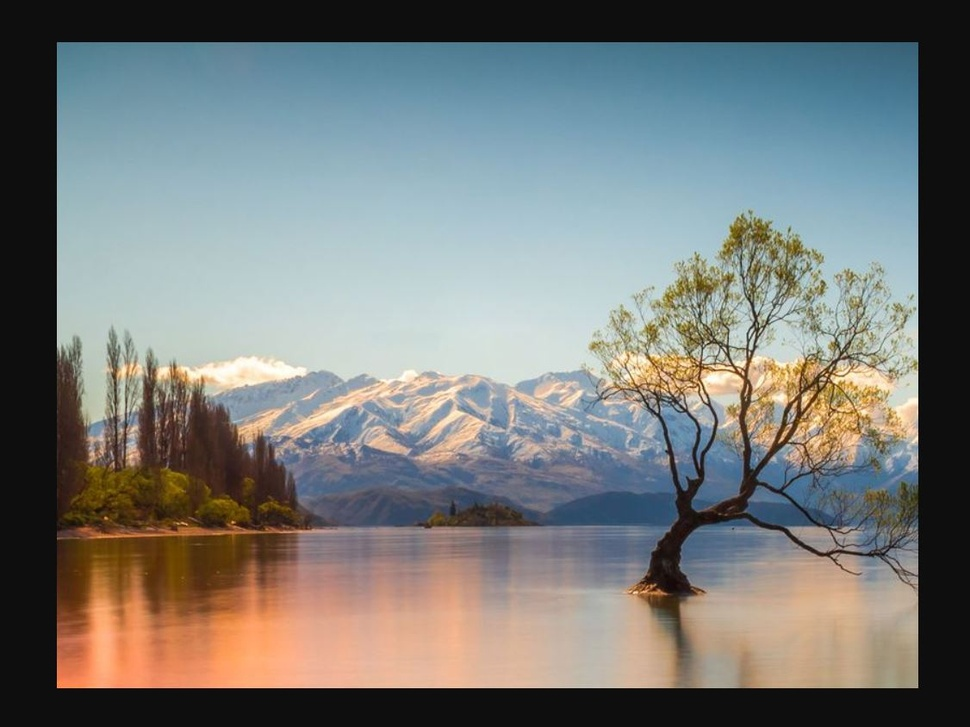
#> input picture labs/lab13/images/march17.JPG, 970 x 727 px, shrunk from 1126 x 844 before the run, found by its file name
$ python march23.py
#> lines starting #> are read from the running program, lines starting #| are printed output that depends on the picture
import numpy as np
import cv2

# convert image to grayscale
im_gray = cv2.imread('../labs/lab13/images/march17.jpg', cv2.IMREAD_GRAYSCALE)
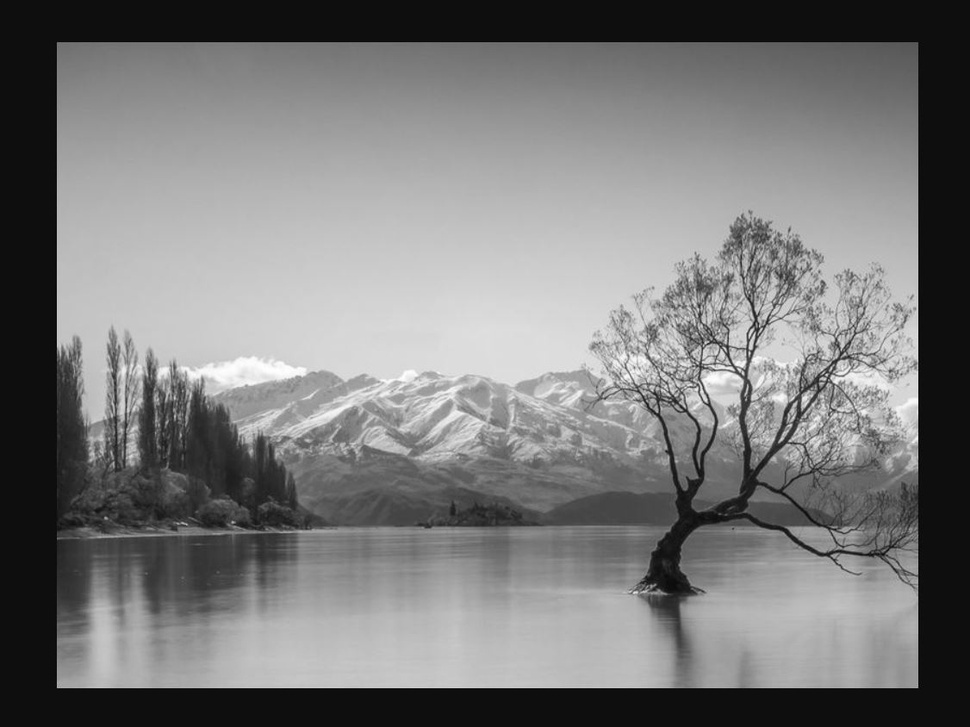
#> im_gray: shape (727, 970); min 0, max 255, mean 121.7

#
img2 = cv2.applyColorMap(im_gray, cv2.COLORMAP_HOT)
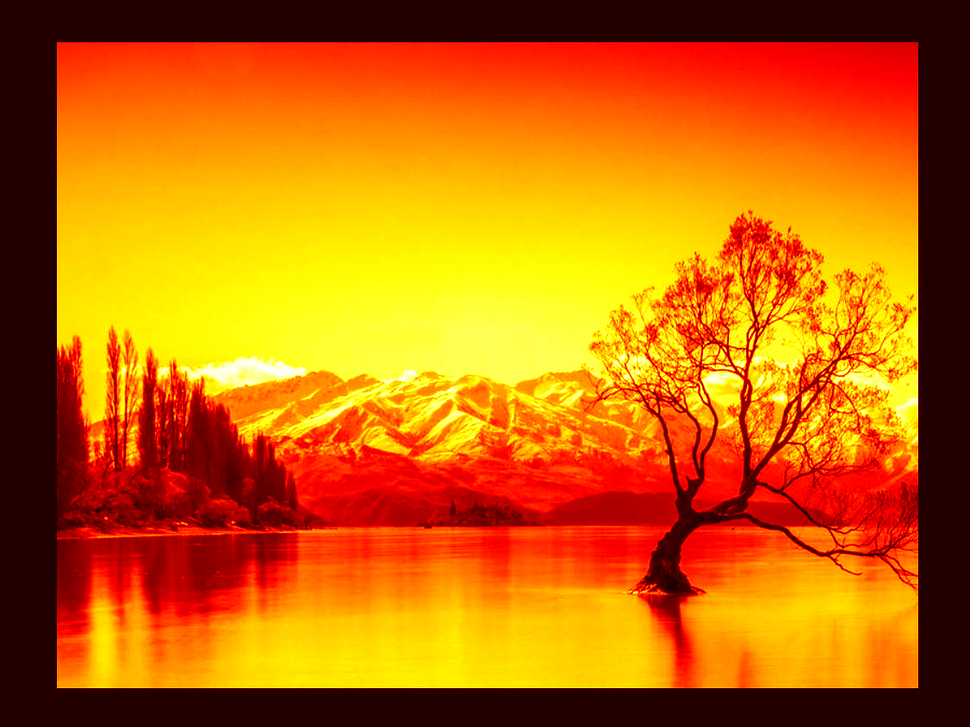
#> img2: shape (727, 970, 3); mean B, G, R 4.1, 103.5, 198.7

# use highgui to display image
cv2.imshow("MARCH 23", img2)

# keeps the image displayed
cv2.waitKey()

$ run again, with labs/lab13/images/march18.JPG copied over labs/lab13/images/march17.JPG
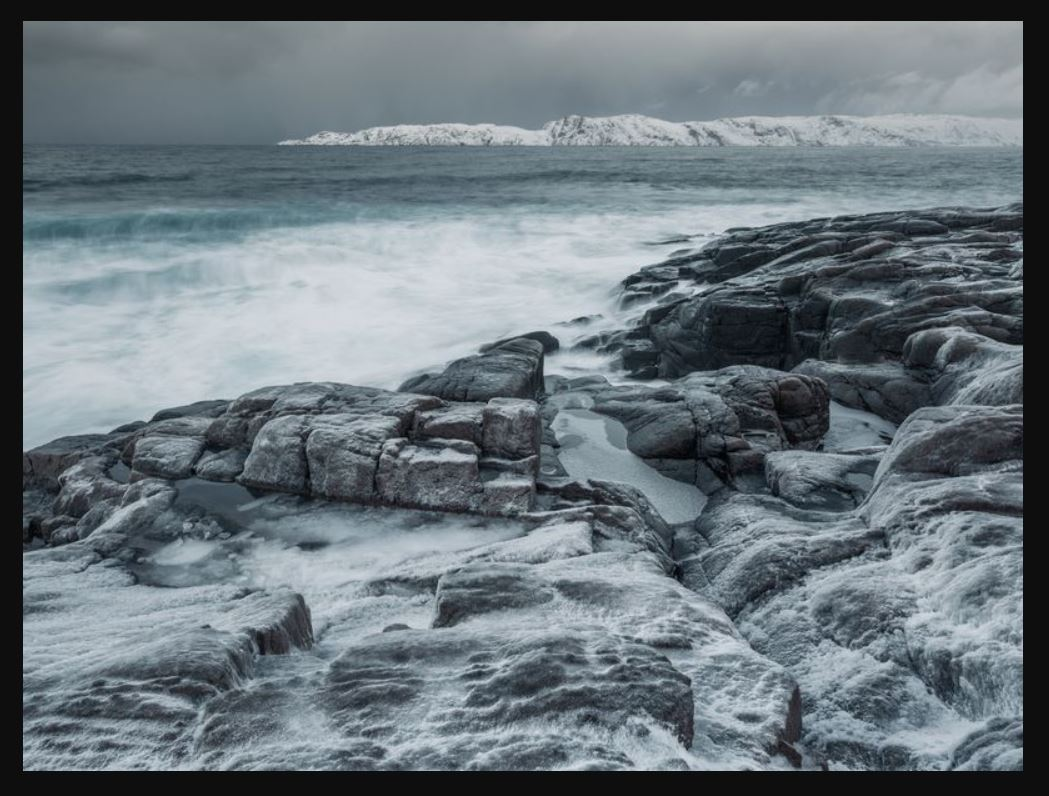
#> input picture labs/lab13/images/march18.JPG, 1049 x 796 px, found by its file name
#> `img2 = cv2.applyColorMap(im_gray, cv2.COLORMAP_HOT)`:
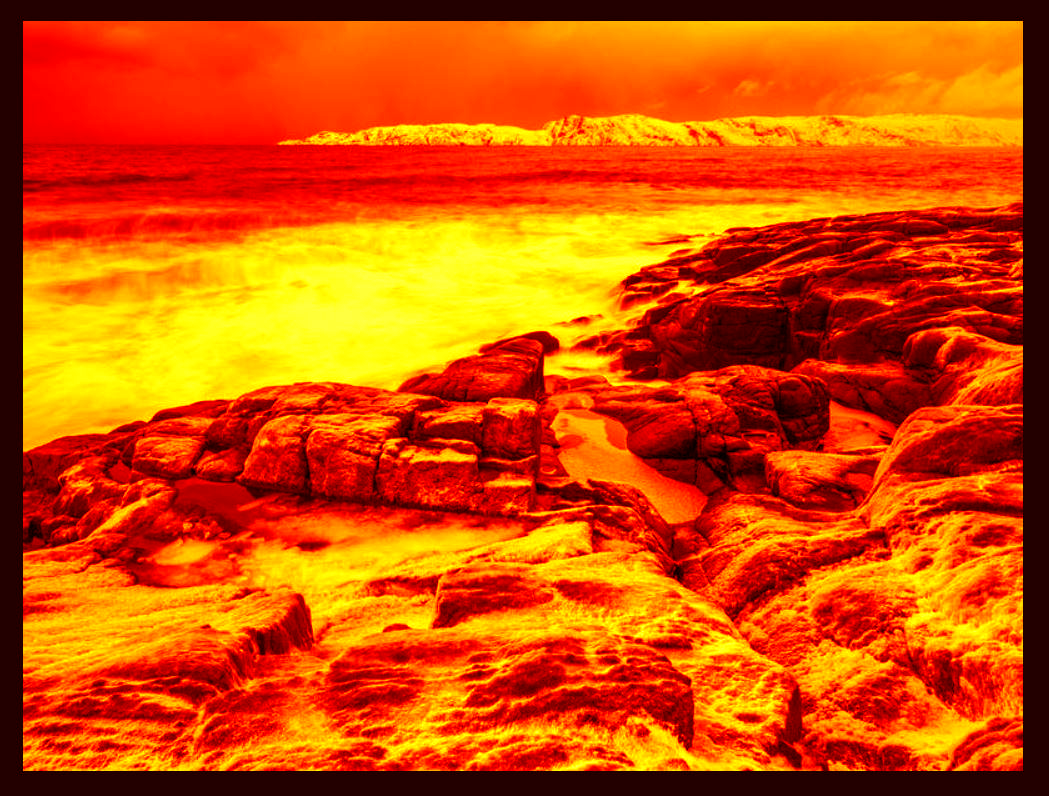
#> img2: shape (796, 1049, 3); mean B, G, R 1.1, 78.9, 209.1

$ run again, with labs/lab13/images/march21.JPG copied over labs/lab13/images/march17.JPG
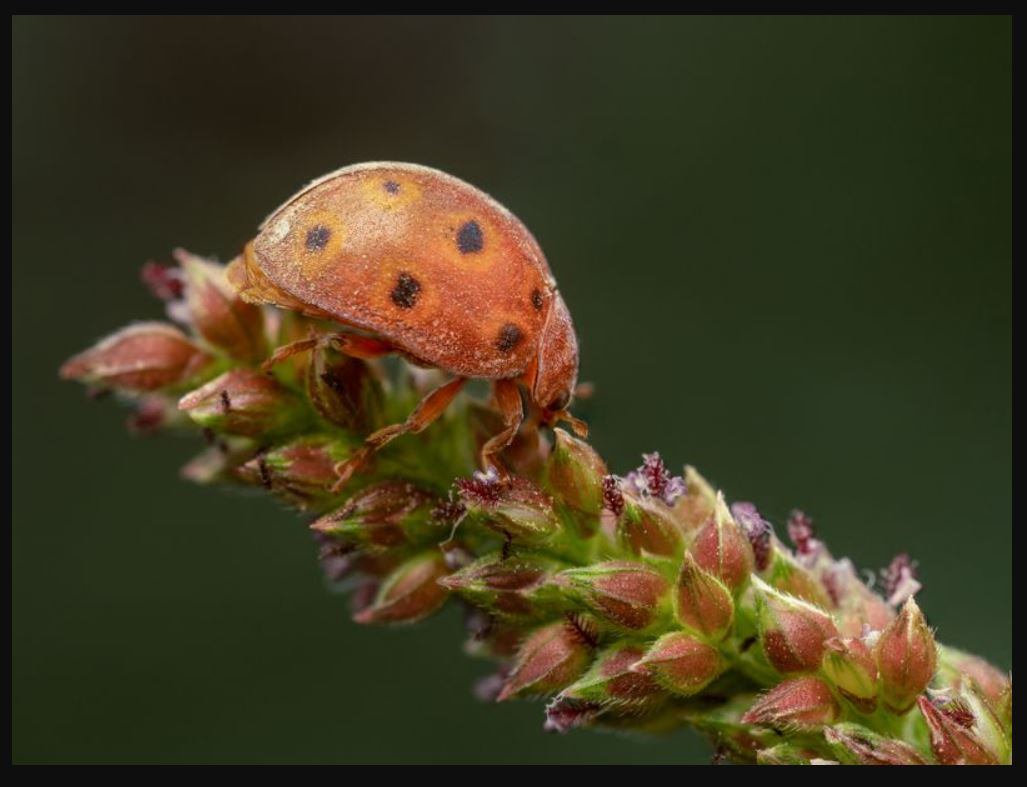
#> input picture labs/lab13/images/march21.JPG, 1027 x 787 px, found by its file name
#> `im_gray = cv2.imread('../labs/lab13/images/march17.jpg', cv2.IMREAD_GR..`:
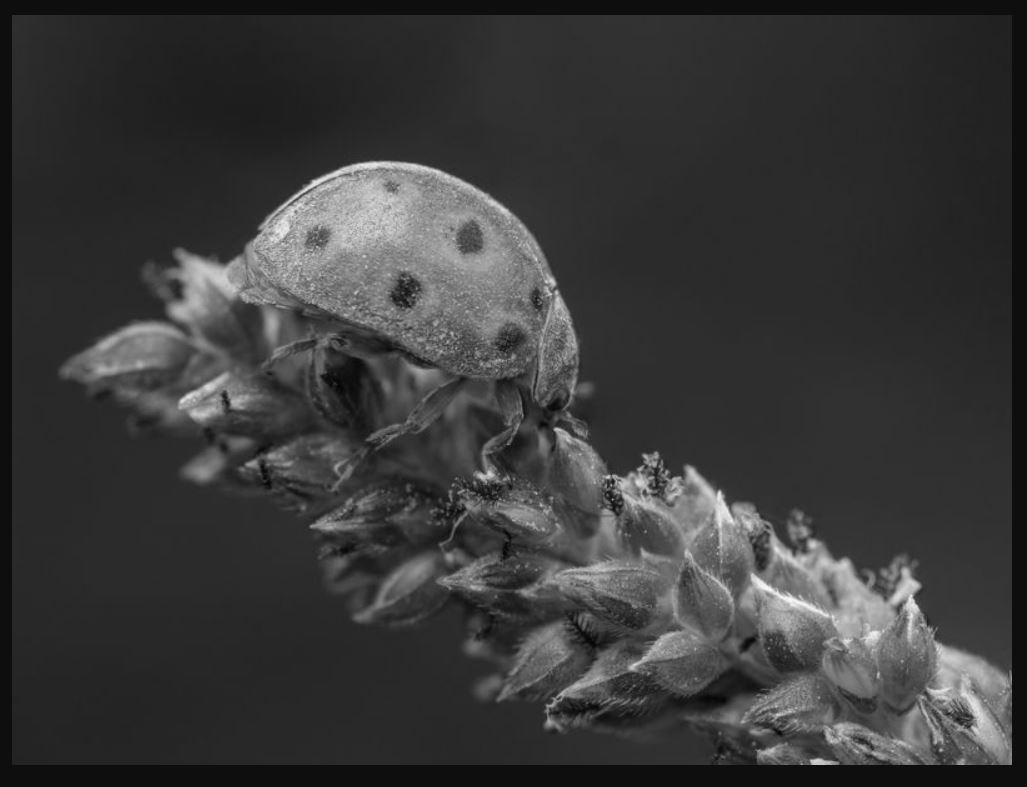
#> im_gray: shape (787, 1027); min 1, max 253, mean 57.7
#> `img2 = cv2.applyColorMap(im_gray, cv2.COLORMAP_HOT)`:
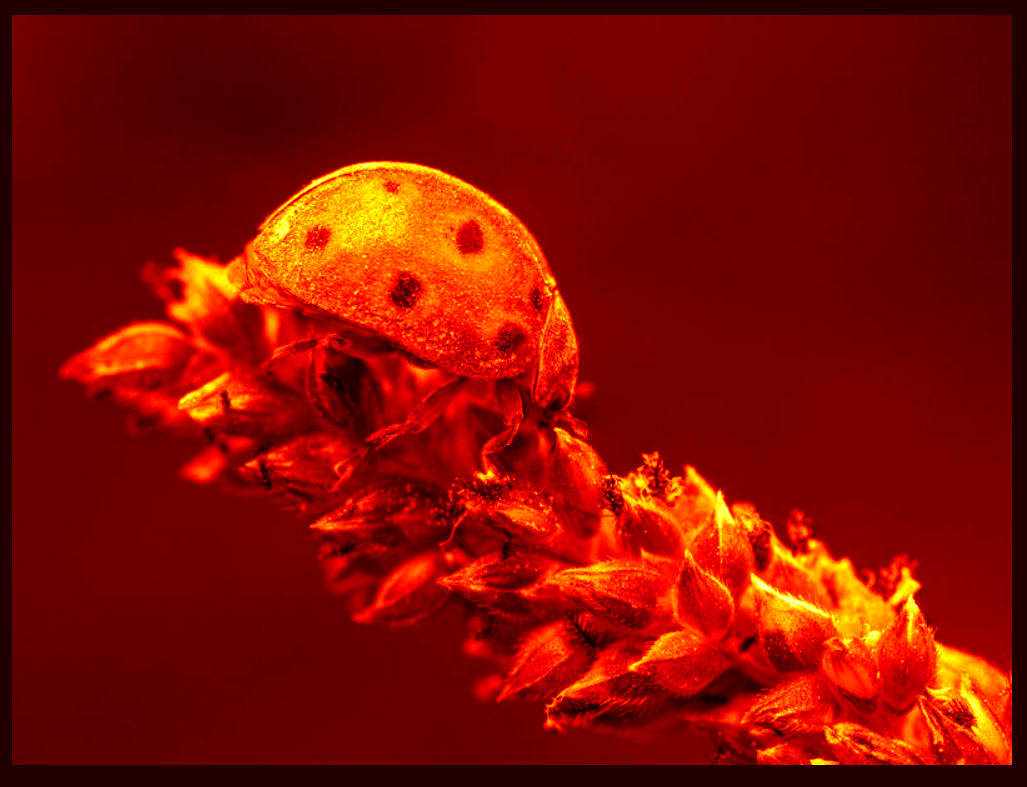
#> img2: shape (787, 1027, 3); mean B, G, R 0.2, 12.8, 131.3

$ run again, with labs/lab13/images/march23.JPG copied over labs/lab13/images/march17.JPG
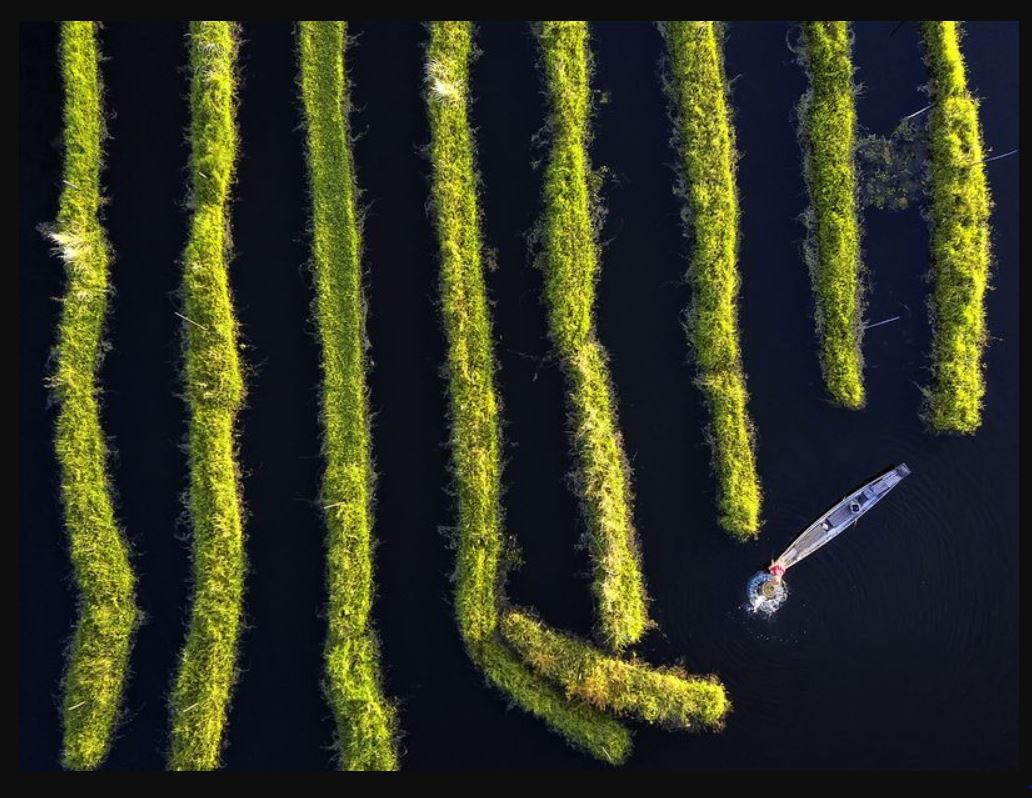
#> input picture labs/lab13/images/march23.JPG, 1032 x 798 px, found by its file name
#> `im_gray = cv2.imread('../labs/lab13/images/march17.jpg', cv2.IMREAD_GR..`:
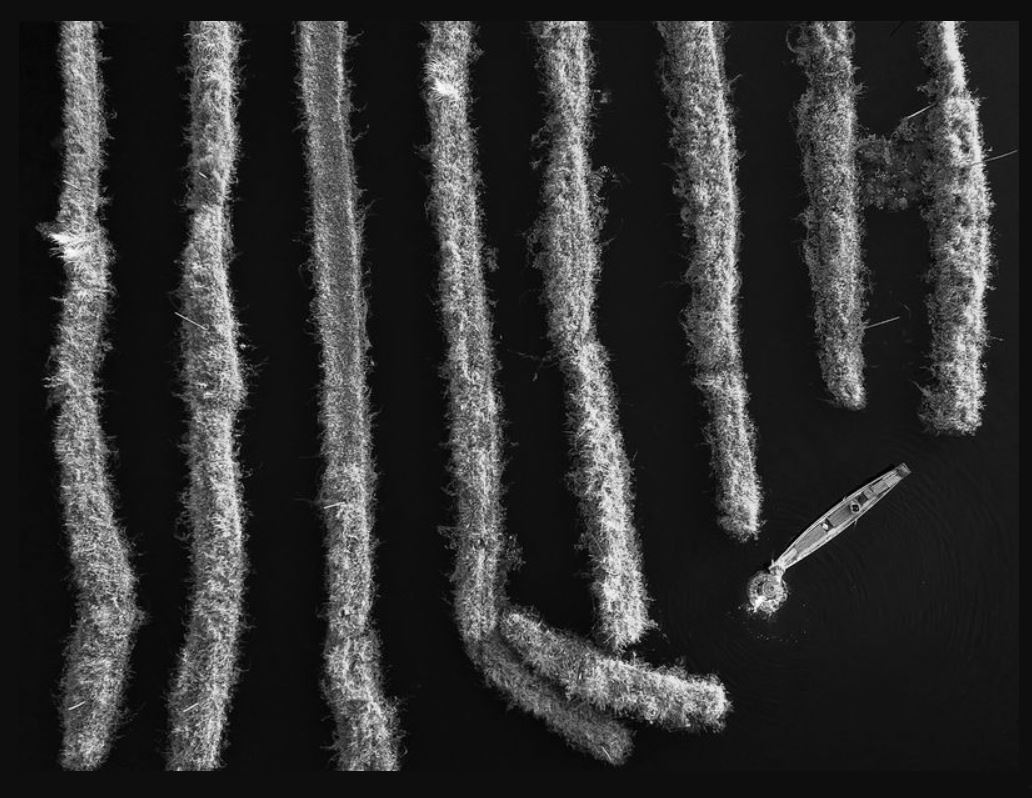
#> im_gray: shape (798, 1032); min 0, max 255, mean 49.6
#> `img2 = cv2.applyColorMap(im_gray, cv2.COLORMAP_HOT)`:
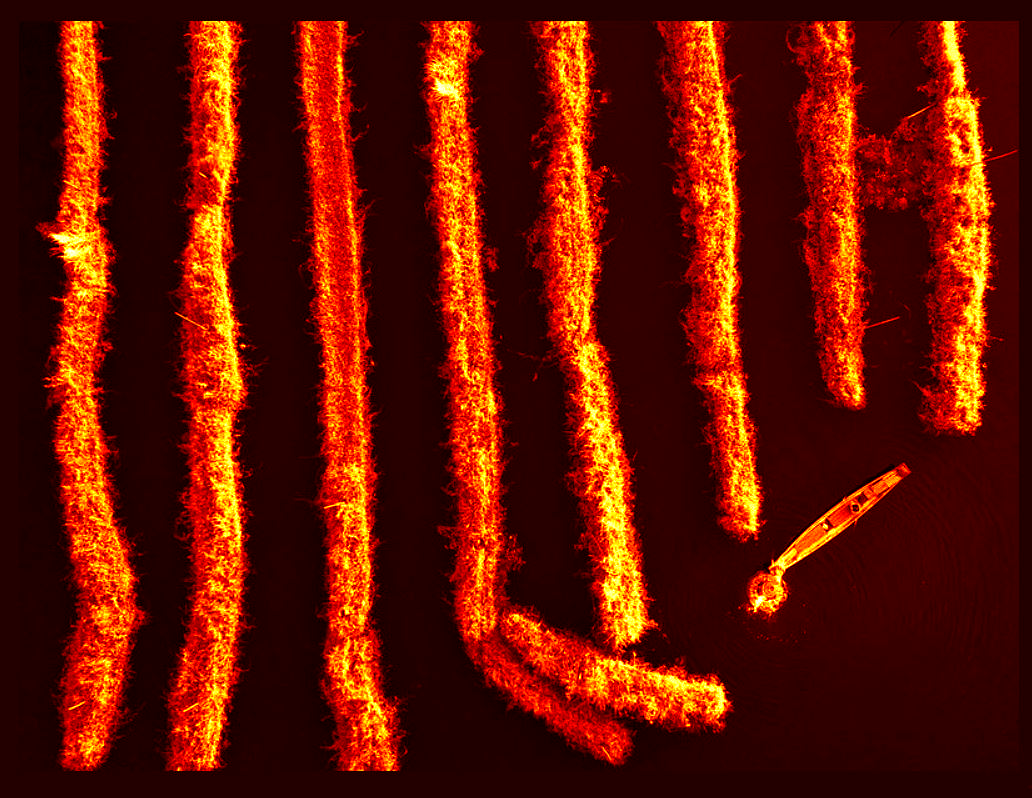
#> img2: shape (798, 1032, 3); mean B, G, R 1, 21, 102.5
